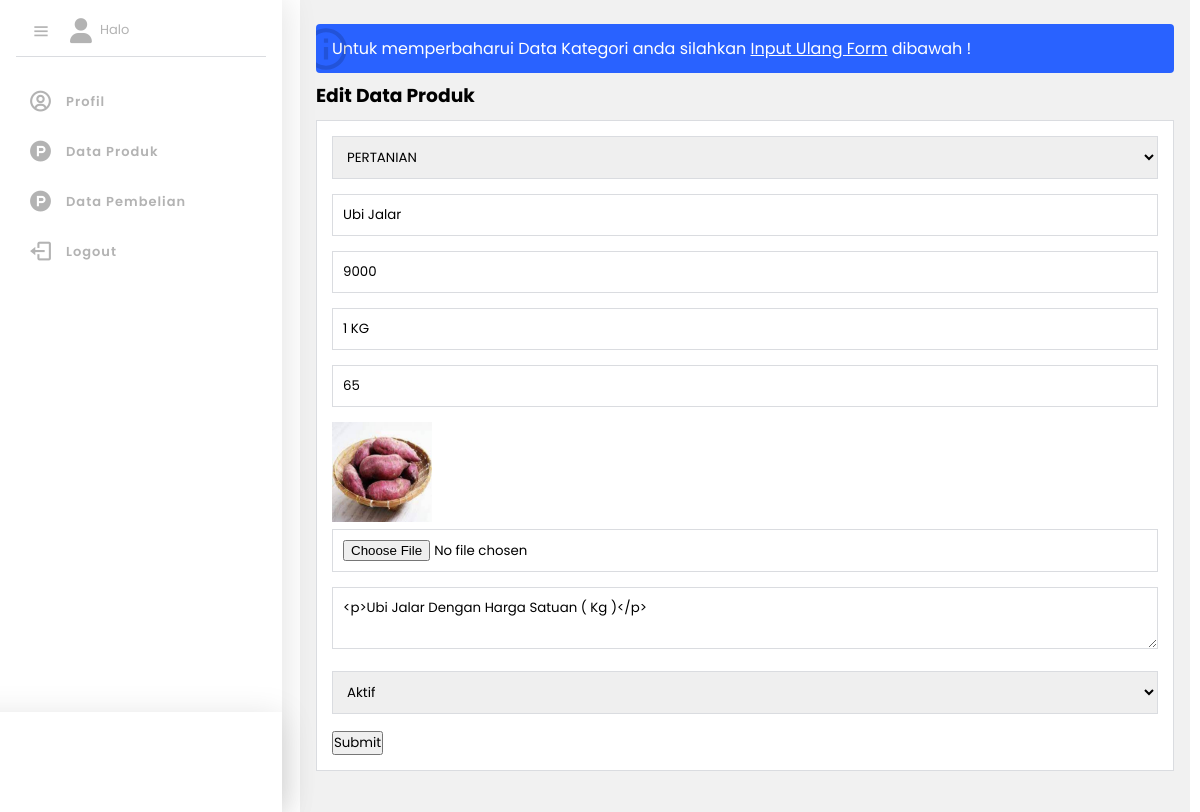
Page /edit-produk.php?id=2 (signed in) on the committed database.
### tables this page shows
CREATE TABLE `tb_product` (
  `product_id` int(11) NOT NULL,
  `category_id` int(11) NOT NULL,
  `penjual_id` int(11) NOT NULL,
  `product_name` varchar(100) NOT NULL,
  `product_price` int(11) NOT NULL,
  `berat_produk` varchar(100) NOT NULL,
  `stok_produk` int(5) NOT NULL,
  `product_descrption` text NOT NULL,
  `product_image` varchar(100) NOT NULL,
  `alamat_pemilik` varchar(100) NOT NULL,
  `no_telepon` varchar(100) NOT NULL,
  `product_status` tinyint(1) NOT NULL,
  `date_created` timestamp NOT NULL DEFAULT current_timestamp() ON UPDATE current_timestamp()
);

CREATE TABLE `tb_category` (
  `category_id` int(11) NOT NULL,
  `category_name` varchar(25) NOT NULL
);

### edit-produk.php (the view, shortened to what this page needs)
<?php
include 'db.php';
$produk = mysqli_query($conn, "SELECT * FROM tb_product WHERE product_id = '".$_GET['id']."' ");
$p = mysqli_fetch_object($produk);
$id = $_SESSION["id"];
$query = mysqli_query($conn, "SELECT * FROM tb_admin WHERE level='penjual' AND admin_id = $id");
$d = mysqli_fetch_object($query);
?>
<!doctype html>
<html>
<head>
<link rel="stylesheet" type="text/css" href="css/style.css">
<link rel="stylesheet" type="text/css" href="icon/css/all.css">
<link href='https://unpkg.com/boxicons@2.1.2/css/boxicons.min.css' rel='stylesheet'>
<link rel="stylesheet" href="https://pro.fontawesome.com/releases/v5.10.0/css/all.css"/>
	<link href='https://unpkg.com/boxicons@2.1.2/css/boxicons.min.css' rel='stylesheet'>
</head>
<body >
	<div class='sidebar'>
		<div class='logo-content'>
		<div class='logo'>
			<i class='bx bx-menu' id='btn'></i>
			<div class='logo_name'>
				<i class="fa-solid fa-user"  style="margin-left: -10px;"></i>
				<div style="position:absolute; top:20px; left:100px;">
						<p style='font-size:small' >Halo <br>
						<span style='font-style:italic;color:#2962ff'><?php echo $d->username ?></span></p></div>
				</div>
			</div>
		</div>
		<ul class='nav'>
			<li><a href="home-penjual.php"><i class='bx bx-user-circle'></i></i><span class='link_name'>Profil</span></a>
			</li>
			<li><a href="data-produk1.php?halaman=produk"><i class='bx bxl-product-hunt' ></i><span class='link_name'>Data Produk</span></a>
			</li>
			<li><a href="pembelian1.php?halaman=pembelian"><i class='bx bxl-product-hunt' ></i><span class='link_name'>Data Pembelian </span></a>
			</li>
		<li><a href="logout1.php"><i class='bx bx-log-out'></i><span class='link_name'>Logout</span></a>
			</li>
		</ul>
			<div class='footer-sidebar'>
			</div>
		</div>
	<div class="main-content">
		<div class="container">
			<p class="alert_info dashboard_alert">Untuk memperbaharui Data Kategori anda silahkan <a href="#">Input Ulang Form</a> dibawah !</p>
			<h3>Edit Data Produk</h3>
			<div class="box box2">
				<form action="" method="POST" enctype="multipart/form-data">
				<select class="input-control" name="kategori" required>
					<?php
					$kategori = mysqli_query($conn, "SELECT * FROM tb_category ORDER BY category_id DESC");
					while($r = mysqli_fetch_array($kategori)){
					?>
					<option value="<?php echo $r['category_id'] ?>" <?php echo ($r['category_id'] == $p->category_id)? 'selected':'';?>><?php echo $r['category_name']?></option>
					<?php } ?>
					</select>
					<input type = "text" name="nama" class="input-control" placeholder ="Nama Produk" value="<?php echo $p-> product_name ?>"required>
					<input type = "text" name="harga" class="input-control" placeholder ="Harga"  value="<?php echo $p-> product_price ?>"required>
					<input type = "text" name="berat" class="input-control" placeholder ="Berat"  value="<?php echo $p-> berat_produk ?>"required>
					<input type = "text" name="stok" class="input-control" placeholder ="Stok"  value="<?php echo $p-> stok_produk ?>"required>
					<img src="produk/<?php echo $p->product_image ?>" width="100px">
					<input type = "file" name="gambar" class="input-control">
					<textarea class ="input-control" name="deskripsi" placeholder="Deskripsi"><?php echo $p-> product_descrption ?></textarea><br>
					<select class="input-control" name="status">
						<option value="1" <?php echo ($p->product_status ==1)? 'selected':'';?>>Aktif</option>
					</select>
						<input type="submit" name="submit" value="Submit" class="btn">
				</form>
			</div>
			</div>
		</div>
</body>
</html>

### css/style.css (style rules this page uses)
* { padding: 0; margin: 0; font-family: 'Poppins', sans-serif; }
body { font-family: 'Poppins', sans-serif; background: #fff; background-size: cover; overflow-x: hidden; }
a { color: inherit; text-decoration: none; }
.input-control { width: 100%; padding: 10px; margin-bottom: 15px; box-sizing: border-box; border: thin solid #dadce0; outline-color: #2962ff; }
.container { padding:1rem; padding:1rem; background:#f1f1f1; }
.container:after { content: ''; display: block; clear: both; }
.box2 { background:#fff; border:thin solid #dadce0; padding:15px; box-sizing:border-box; margin:10px 0 25px 0; display: block !important; }
.box { display: grid; grid-template-columns: repeat(4, 1fr); grid-column-gap: 15px; grid-row-gap: 15px; }
.box:after { content: ''; display: block; clear: both; }
.sidebar { position:fixed; top:0; left:0; width:250px; background:#fff; padding:6px 16px; height:100vh; box-shadow:5px 0 30px rgba(0,0,0,.1); transition:all .5s ease; z-index:1; }
.sidebar .logo-content .logo { display:flex; color:#b3b3b3; height:50px; width:100%; font-size:30px; align-items:center; border-bottom: thin solid #dadce0; }
.sidebar .logo-content .logo_name, .sidebar .logo-content i.bx.bx-store { opacity: 1; font-size: 19px; }
.sidebar #btn { color:#B3B3B3; font-size:20px; width:50px; height:50px; text-align:center; line-height:50px ; cursor:pointer; }
.sidebar i { height:50px; min-width:50px; border-radius:12px; line-height:50px; text-align:center; font-size:25px; }
.sidebar ul { margin-top:20px; }
.sidebar ul li { position:relative; height:50px; width:100%; margin:0; list-style:none; line-height:50px; }
.sidebar ul li a { color:#b3b3b3; display:flex; text-decoration:none; align-items:center; border-radius:0 25px 25px 0; font-size:13px; white-space:nowrap; font-weight:600; letter-spacing: 1px; }
.sidebar .link_name { opacity:1; pointer-events:none; }
.footer-sidebar { display: flex; justify-content: center; position: absolute; bottom: 0; right:0; width: 1200px; background: #fff; box-shadow: 0 5px 32px #00000021; }
.main-content { position: absolute; left: 300px; bottom: 0; height: 100%; width: calc(100% - 310px); transition:all .5s ease; }
.dashboard_alert { border-radius: 4px; -webkit-box-sizing: border-box; box-sizing: border-box; display: block; margin: 8px 0; overflow: hidden; padding: 12px 16px; position: relative; width: 100%; }
p.alert_info.dashboard_alert { background: #2962ff; color: #fff; }
p.alert_info.dashboard_alert a { text-decoration: underline; }
p.alert_info.dashboard_alert:after { opacity: .15; position: absolute; top: 0; left: -15px; }

### rows in the picture
tb_product: kategori "PERTANIAN", nama "Ubi Jalar", harga "9000", berat "1 KG", stok "65", product_image (picture), deskripsi "<p>Ubi Jalar Dengan Harga Satuan ( Kg )</p>", status "Aktif"
